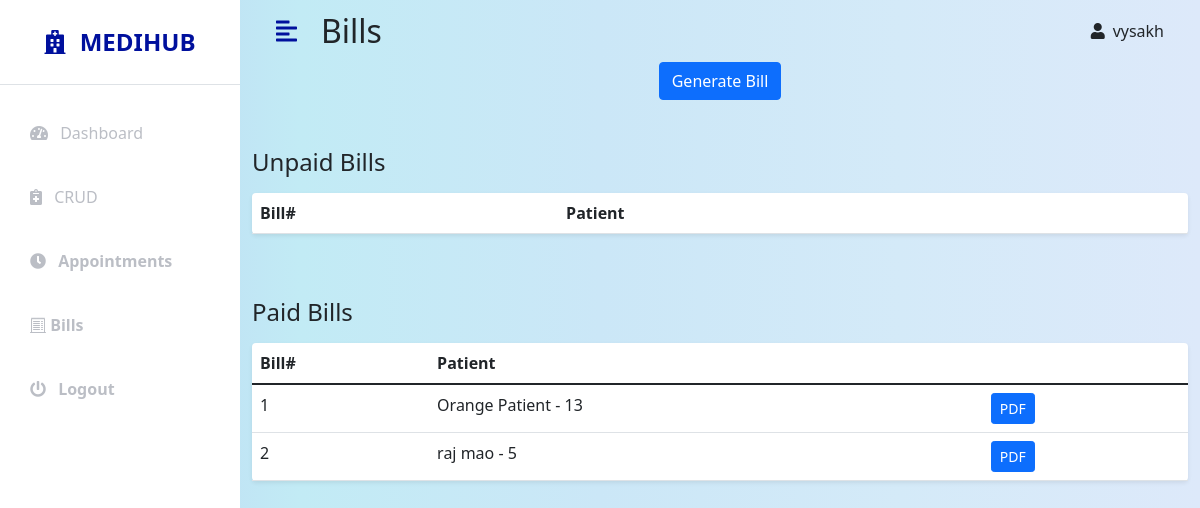
/adminapp/bills/ (signed in), run on an earlier commit of the app's database.
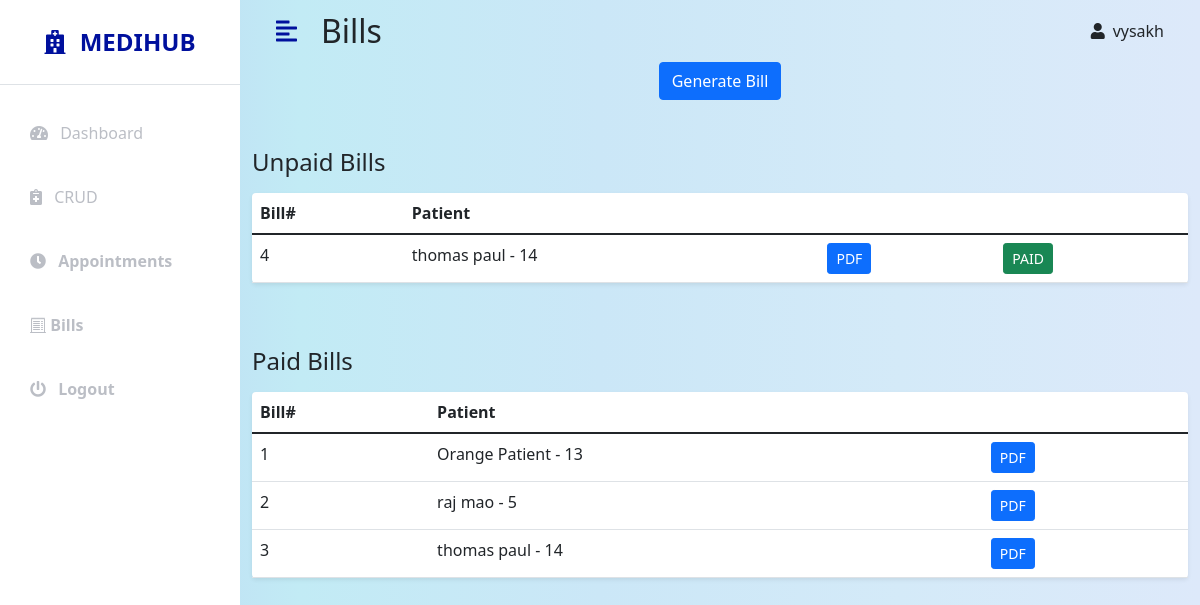
And on a later commit of the database.
### hospital/models.py (models this page shows, shortened)
class Bill(models.Model):
    patient = models.ForeignKey(Patient, on_delete=models.SET_NULL, null=True, blank=True)
    total = models.IntegerField(default=0)
    paid = models.BooleanField(default=False)
    date = models.DateField(auto_now_add=True)

class Patient(models.Model):
    GENDER_CHOICES = [
        ('M', 'Male'),
        ('F', 'Female'),
        ('X', 'Other'),
    ]
    user = models.OneToOneField(User, on_delete=models.CASCADE, null=True, blank=True)
    first_name = models.CharField(max_length=50, null=True, blank=True)
    last_name = models.CharField(max_length=50, null=True, blank=True)
    gender = models.CharField(max_length=1, choices=GENDER_CHOICES, null=True, blank=True)
    dob = models.DateField(null=True, blank=True)
    phone = models.CharField(max_length=10, null=True, blank=True)
    address = models.TextField(max_length=400, null=True, blank=True)
    email = models.CharField(max_length=100, null=True, blank=True)
    def __str__(self):
        return f'{self.first_name} {self.last_name} - {self.id}'

### adminapp/views.py (the view)
# urls.py: path('bills/', views.billListView, name='admin-bills'),
@login_required(login_url='admin-login')
@user_passes_test(is_admin, login_url='admin-login')
def billListView(request):
    unpaid_bills = Bill.objects.filter(paid=False)
    paid_bills = Bill.objects.filter(paid=True)
    context = {
        'unpaid_bills': unpaid_bills,
        'paid_bills': paid_bills,
    }
    return render(request, 'adminapp/bill_list.html', context)

### adminapp/views.py (called while the page is built)
def is_admin(user):
    return user.groups.filter(name = 'Administrators').exists()

### adminapp/templates/adminapp/bill_list.html
{% extends 'adminapp/base.html' %}
{% block content %}
<div class="container-fluid" id="page-content-wrapper">
    <nav class="navbar navbar-expand-lg navbar-light bg-transparent py-1 px-4">
        <div class="d-flex align-items-center justify-content-end">
            <i class="fas fa-align-left primary-text fs-4 me-3" id="menu-toggle"></i>
            <h2 class="fs-2 m-2">Bills</h2>
        </div>
        <div class="collapse navbar-collapse" id="navbarSupportedContent">
            <ul class="navbar-nav ms-auto mb-2 mb-lg-0">
                <li class="nav-item dropdown">
                        <i class="fas fa-user me-2"></i>{{user.username}}
                </li>
            </ul>
        </div>
    </nav>
    <h3 class="fs-4 mb-3 text-center"><a class="btn btn-primary"style="text-decoration:none !important"href="{% url 'generate-bill' %}">Generate Bill</a></h3>
    <div class="row my-5">
        <h3 class="fs-4 mb-3">Unpaid Bills</h3>
        <div class="col">
            <table class="table bg-white rounded shadow-sm  table-hover">
                <thead>
                    <tr>
                        <th scope="col">Bill# </th>
                        <th scope="col">Patient</th>
                        <th scope="col"></th>
                        <th scope="col"></th>
                    </tr>
                </thead>
                <tbody>
                    {% for bill in unpaid_bills %}
                    <tr>
                        <td>{{bill.id}}</td>
                        <td>{{bill.patient}}</td>
                        <td><a class="btn btn-primary btn-sm" href="{% url 'admin-bill' bill.id %}" target="_blank">PDF</a></td>
                        <td><a class="btn btn-success btn-sm"href="{% url 'bill-set-paid' bill.id %}">PAID</a></td>
                    </tr>
                    {% endfor %}
                </tbody>
            </table>
        </div>
    </div>
    <div class="row my-5">
        <h3 class="fs-4 mb-3">Paid Bills</h3>
        <div class="col">
            <table class="table bg-white rounded shadow-sm  table-hover">
                <thead>
                    <tr>
                        <th scope="col">Bill# </th>
                        <th scope="col">Patient</th>
                        <th scope="col"></th>
                    </tr>
                </thead>
                <tbody>
                    {% for bill in paid_bills %}
                    <tr>
                        <td>{{bill.id}}</td>
                        <td>{{bill.patient}}</td>
                        <td><a class="btn btn-primary btn-sm" href="{% url 'admin-bill' bill.id %}" target="_blank">PDF</a></td>
                    </tr>
                    {% endfor %}
                </tbody>
            </table>
        </div>
    </div>
</div>
{% endblock %}

What changed in the data, as far as the page shows it:
added Bill: id "4", patient "thomas paul - 14", shown under "Unpaid Bills"
added Bill: id "3", patient "thomas paul - 14", shown under "Paid Bills"
